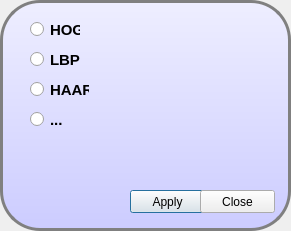
<?xml version="1.0" encoding="UTF-8"?>
<ui version="4.0">
 <class>FirstFrameDetectMethodsSetDialog</class>
 <widget class="QDialog" name="FirstFrameDetectMethodsSetDialog">
  <property name="geometry">
   <rect>
    <x>0</x>
    <y>0</y>
    <width>291</width>
    <height>231</height>
   </rect>
  </property>
  <property name="windowTitle">
   <string>First Frame Detect Methods</string>
  </property>
  <widget class="QFrame" name="frame">
   <property name="geometry">
    <rect>
     <x>0</x>
     <y>0</y>
     <width>291</width>
     <height>231</height>
    </rect>
   </property>
   <property name="styleSheet">
    <string notr="true">QFrame{
border: 3px solid gray;
border-radius: 40px;
background: white;
background: QLinearGradient(x1: 0, y1: 0, x2: 0, y2: 1, stop: 0 #eef, stop: 1 #ccf);
}

QRadioButton{

font-weight: bold;
font-size: 15px;

}

QFrame{
border: 3px solid gray;
border-radius: 40px;
background: white;
background: QLinearGradient(x1: 0, y1: 0, x2: 0, y2: 1, stop: 0 #eef, stop: 1 #ccf);
}

QLabel{
border: none;
background: white;
font-weight: bold;
font-size: 15px;

}
QLineEdit {
padding: 1px;
border-style: solid;
border: 2px solid gray;
border-radius: 8px;
}</string>
   </property>
   <property name="frameShape">
    <enum>QFrame::StyledPanel</enum>
   </property>
   <property name="frameShadow">
    <enum>QFrame::Raised</enum>
   </property>
   <widget class="QRadioButton" name="radioButton_hog">
    <property name="geometry">
     <rect>
      <x>30</x>
      <y>20</y>
      <width>50</width>
      <height>19</height>
     </rect>
    </property>
    <property name="text">
     <string>HOG</string>
    </property>
   </widget>
   <widget class="QRadioButton" name="radioButton_lbp">
    <property name="geometry">
     <rect>
      <x>30</x>
      <y>50</y>
      <width>50</width>
      <height>19</height>
     </rect>
    </property>
    <property name="text">
     <string>LBP</string>
    </property>
   </widget>
   <widget class="QRadioButton" name="radioButton_haar">
    <property name="geometry">
     <rect>
      <x>30</x>
      <y>80</y>
      <width>59</width>
      <height>19</height>
     </rect>
    </property>
    <property name="text">
     <string>HAAR</string>
    </property>
   </widget>
   <widget class="QRadioButton" name="radioButton_4">
    <property name="geometry">
     <rect>
      <x>30</x>
      <y>110</y>
      <width>50</width>
      <height>19</height>
     </rect>
    </property>
    <property name="text">
     <string>...</string>
    </property>
   </widget>
   <widget class="QPushButton" name="pushButton_apply">
    <property name="geometry">
     <rect>
      <x>130</x>
      <y>190</y>
      <width>75</width>
      <height>23</height>
     </rect>
    </property>
    <property name="text">
     <string>Apply</string>
    </property>
   </widget>
   <widget class="QPushButton" name="pushButton_exit">
    <property name="geometry">
     <rect>
      <x>200</x>
      <y>190</y>
      <width>75</width>
      <height>23</height>
     </rect>
    </property>
    <property name="text">
     <string>Close</string>
    </property>
   </widget>
  </widget>
 </widget>
 <resources/>
 <connections/>
</ui>
